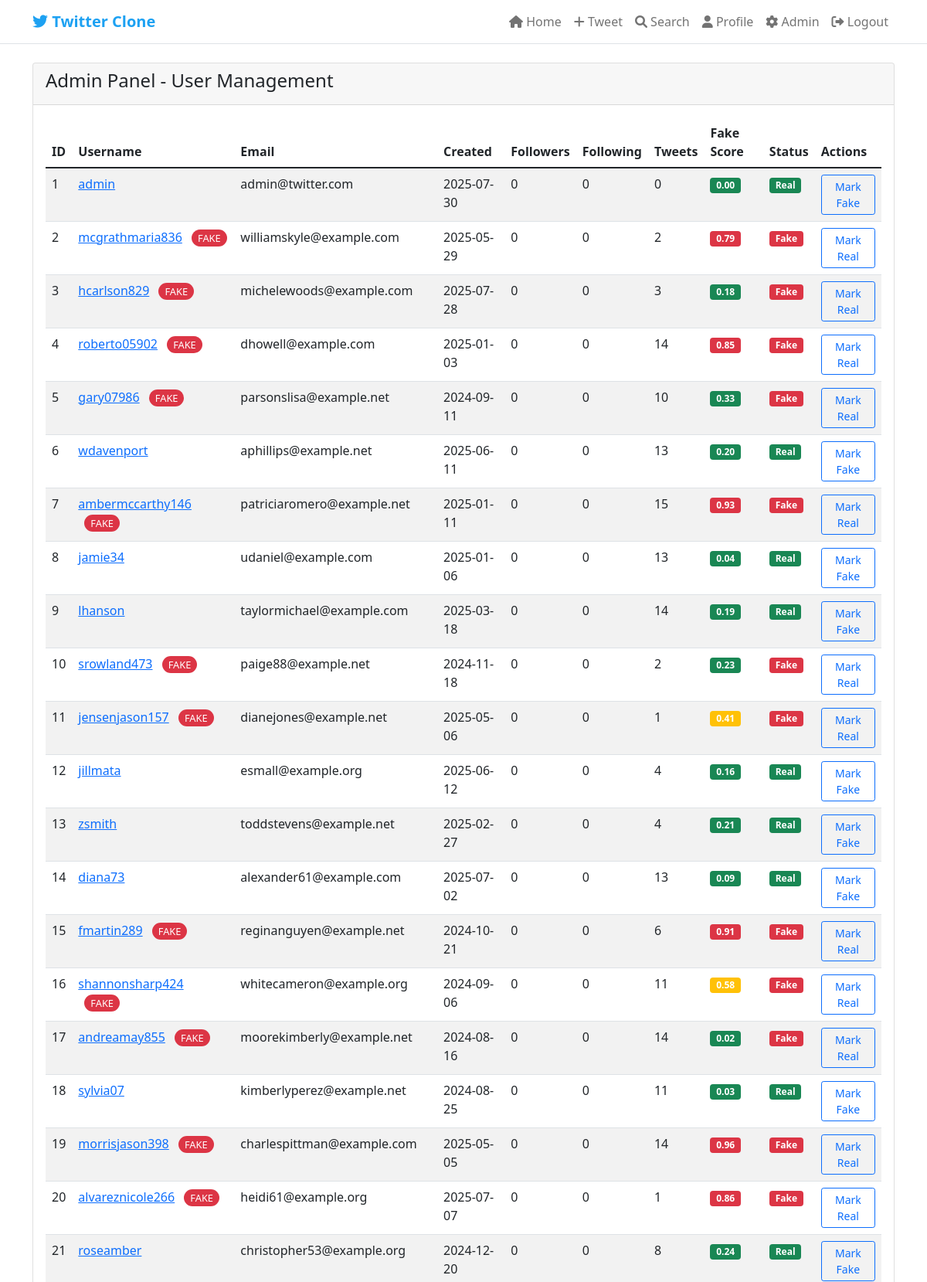
The page /admin (signed in, upper part) on the database its author committed.
### app.py (models this page shows)
class User(UserMixin, db.Model):
    id = db.Column(db.Integer, primary_key=True)
    username = db.Column(db.String(80), unique=True, nullable=False)
    email = db.Column(db.String(120), unique=True, nullable=False)
    password_hash = db.Column(db.String(120), nullable=False)
    bio = db.Column(db.Text, default='')
    profile_pic = db.Column(db.String(200), default='https://via.placeholder.com/150')
    created_at = db.Column(db.DateTime, default=datetime.utcnow)
    is_fake = db.Column(db.Boolean, default=False)
    fake_score = db.Column(db.Float, default=0.0)
    analysis_data = db.Column(db.Text, default='{}')  # Store detailed analysis as JSON
    tweets = db.relationship('Tweet', backref='author', lazy=True)
    followers = db.relationship('Follow', foreign_keys='Follow.followed_id', backref='followed', lazy=True)
    following = db.relationship('Follow', foreign_keys='Follow.follower_id', backref='follower', lazy=True)

### app.py (the view)
@app.route('/admin')
@login_required
def admin():
    if current_user.username != 'admin':
        flash('Access denied')
        return redirect(url_for('home'))
    users = User.query.all()
    return render_template('admin.html', users=users)

### app.py (called while the page is built)
@login_manager.user_loader
def load_user(user_id):
    return User.query.get(int(user_id))

### templates/admin.html (shortened to what this page needs)
{% extends "base.html" %}
{% block content %}
<div class="row">
    <div class="col-12">
        <div class="card">
            <div class="card-header">
                <h4>Admin Panel - User Management</h4>
            </div>
            <div class="card-body">
                <div class="table-responsive">
                    <table class="table table-striped">
                        <thead>
                            <tr>
                                <th>ID</th>
                                <th>Username</th>
                                <th>Email</th>
                                <th>Created</th>
                                <th>Followers</th>
                                <th>Following</th>
                                <th>Tweets</th>
                                <th>Fake Score</th>
                                <th>Status</th>
                                <th>Actions</th>
                            </tr>
                        </thead>
                        <tbody>
                            {% for user in users %}
                            <tr>
                                <td>{{ user.id }}</td>
                                <td>
                                    <a href="{{ url_for('profile', username=user.username) }}">{{ user.username }}</a>
                                    {% if user.is_fake %}
                                    <span class="fake-badge ms-2">FAKE</span>
                                    {% endif %}
                                </td>
                                <td>{{ user.email }}</td>
                                <td>{{ user.created_at.strftime('%Y-%m-%d') }}</td>
                                <td>{{ user.followers|length }}</td>
                                <td>{{ user.following|length }}</td>
                                <td>{{ user.tweets|length }}</td>
                                <td>
                                    <span class="badge {% if user.fake_score > 0.7 %}bg-danger{% elif user.fake_score > 0.4 %}bg-warning{% else %}bg-success{% endif %}">
                                        {{ "%.2f"|format(user.fake_score) }}
                                    </span>
                                </td>
                                <td>
                                    {% if user.is_fake %}
                                    <span class="badge bg-danger">Fake</span>
                                    {% else %}
                                    <span class="badge bg-success">Real</span>
                                    {% endif %}
                                </td>
                                <td>
                                    <button class="btn btn-sm btn-outline-primary toggle-fake-btn" data-user-id="{{ user.id }}" data-current-status="{{ user.is_fake|lower }}">
                                        {% if user.is_fake %}Mark Real{% else %}Mark Fake{% endif %}
                                    </button>
                                </td>
                            </tr>
                            {% endfor %}
                        </tbody>
                    </table>
                </div>
            </div>
        </div>
    </div>
</div>
{% endblock %}

### templates/base.html (style rules this page uses)
body { background-color: #ffffff; }
.fake-badge { background-color: #dc3545; color: white; padding: 2px 8px; border-radius: 12px; font-size: 0.8em; }

### rows shown on the page
User: id "1", username "admin", email "admin@twitter.com", created_at "2025-07-30", followers|length "0", following|length "0", tweets|length "0", fake_score "0.00", is_fake "Real"
User: id "2", username "mcgrathmaria836", is_fake "FAKE", email "williamskyle@example.com", created_at "2025-05-29", followers|length "0", following|length "0", tweets|length "2", fake_score "0.79"
User: id "3", username "hcarlson829", is_fake "FAKE", email "michelewoods@example.com", created_at "2025-07-28", followers|length "0", following|length "0", tweets|length "3", fake_score "0.18"
User: id "4", username "roberto05902", is_fake "FAKE", email "dhowell@example.com", created_at "2025-01-03", followers|length "0", following|length "0", tweets|length "14", fake_score "0.85"
User: id "5", username "gary07986", is_fake "FAKE", email "parsonslisa@example.net", created_at "2024-09-11", followers|length "0", following|length "0", tweets|length "10", fake_score "0.33"
User: id "6", username "wdavenport", email "aphillips@example.net", created_at "2025-06-11", followers|length "0", following|length "0", tweets|length "13", fake_score "0.20", is_fake "Real"
User: id "7", username "ambermccarthy146", is_fake "FAKE", email "patriciaromero@example.net", created_at "2025-01-11", followers|length "0", following|length "0", tweets|length "15", fake_score "0.93"
User: id "8", username "jamie34", email "udaniel@example.com", created_at "2025-01-06", followers|length "0", following|length "0", tweets|length "13", fake_score "0.04", is_fake "Real"
User: id "9", username "lhanson", email "taylormichael@example.com", created_at "2025-03-18", followers|length "0", following|length "0", tweets|length "14", fake_score "0.19", is_fake "Real"
User: id "10", username "srowland473", is_fake "FAKE", email "paige88@example.net", created_at "2024-11-18", followers|length "0", following|length "0", tweets|length "2", fake_score "0.23"
User: id "11", username "jensenjason157", is_fake "FAKE", email "dianejones@example.net", created_at "2025-05-06", followers|length "0", following|length "0", tweets|length "1", fake_score "0.41"
User: id "12", username "jillmata", email "esmall@example.org", created_at "2025-06-12", followers|length "0", following|length "0", tweets|length "4", fake_score "0.16", is_fake "Real"
User: id "13", username "zsmith", email "toddstevens@example.net", created_at "2025-02-27", followers|length "0", following|length "0", tweets|length "4", fake_score "0.21", is_fake "Real"
User: id "14", username "diana73", email "alexander61@example.com", created_at "2025-07-02", followers|length "0", following|length "0", tweets|length "13", fake_score "0.09", is_fake "Real"
User: id "15", username "fmartin289", is_fake "FAKE", email "reginanguyen@example.net", created_at "2024-10-21", followers|length "0", following|length "0", tweets|length "6", fake_score "0.91"
User: id "16", username "shannonsharp424", is_fake "FAKE", email "whitecameron@example.org", created_at "2024-09-06", followers|length "0", following|length "0", tweets|length "11", fake_score "0.58"
User: id "17", username "andreamay855", is_fake "FAKE", email "moorekimberly@example.net", created_at "2024-08-16", followers|length "0", following|length "0", tweets|length "14", fake_score "0.02"
User: id "18", username "sylvia07", email "kimberlyperez@example.net", created_at "2024-08-25", followers|length "0", following|length "0", tweets|length "11", fake_score "0.03", is_fake "Real"
User: id "19", username "morrisjason398", is_fake "FAKE", email "charlespittman@example.com", created_at "2025-05-05", followers|length "0", following|length "0", tweets|length "14", fake_score "0.96"
User: id "20", username "alvareznicole266", is_fake "FAKE", email "heidi61@example.org", created_at "2025-07-07", followers|length "0", following|length "0", tweets|length "1", fake_score "0.86"
User: id "21", username "roseamber", email "christopher53@example.org", created_at "2024-12-20", followers|length "0", following|length "0", tweets|length "8", fake_score "0.24", is_fake "Real"
